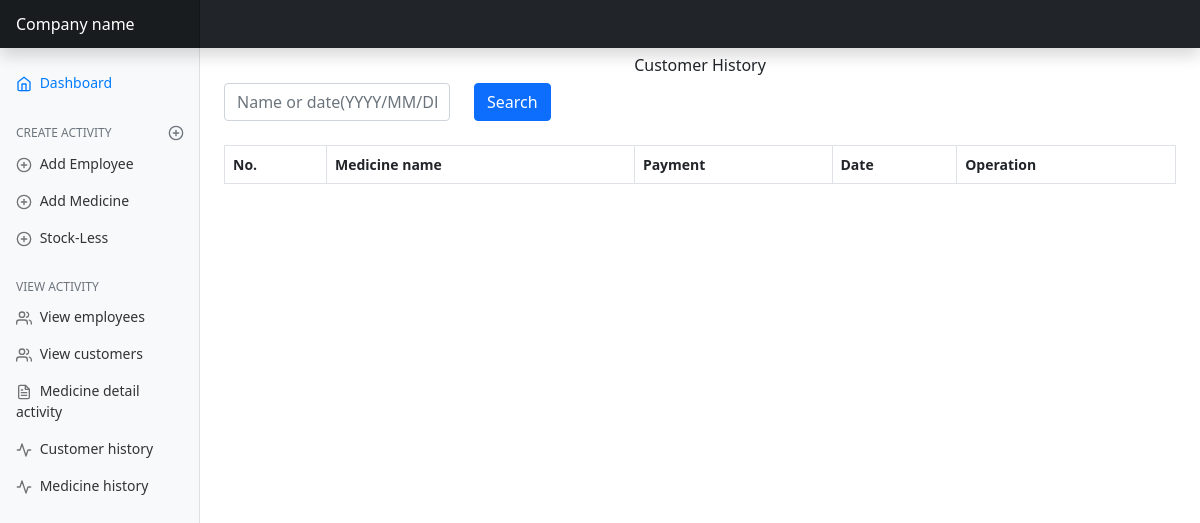
Before: /customer-histories/ with the older database file.
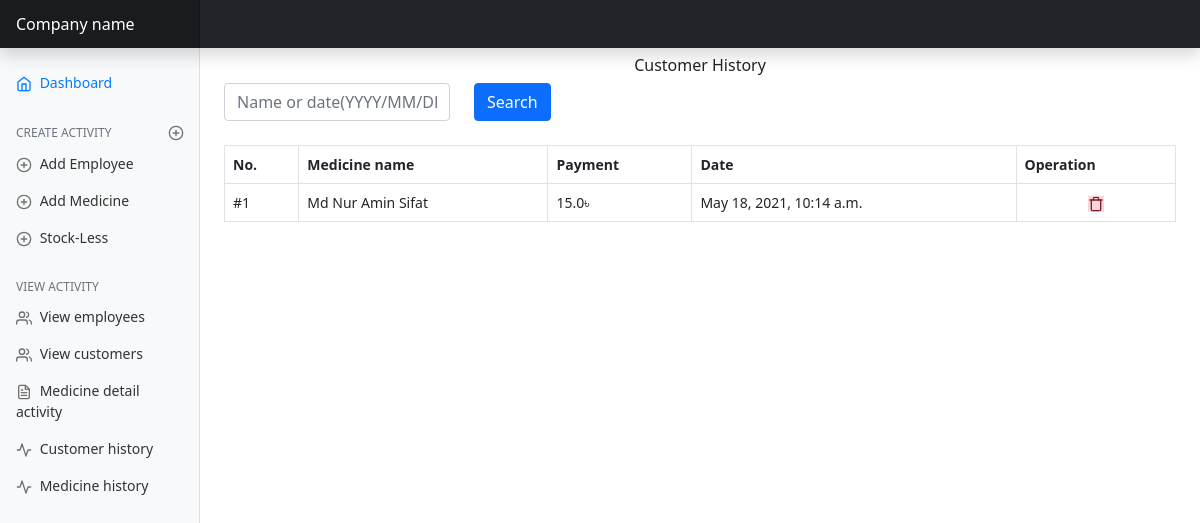
After: the same page with the newer database file.
### mainApp/models/customer.py (models this page shows, shortened)
class CustomerHistory(TimeStamp):
    name = models.ForeignKey(Customer, on_delete=models.SET_NULL, blank=True, null=True)
    payment = models.FloatField(default=0.0)
    class Meta:
        ordering = ('-created_at',)
        verbose_name_plural = "Customers Histories"

class Customer(Common, TimeStamp):
    customer_name = models.CharField(max_length=255)
    medicine_price = models.FloatField(default=0.0)
    payment = models.FloatField(blank=True, default=0.0, null=True)
    payment_at_a_time = models.FloatField(default=0)
    def __str__(self):
        return self.customer_name
    class Meta:
        ordering = ('-created_at',)

### mainApp/views/customer_view.py (the view)
# urls.py: path('customer-histories/', customer_view.CustomerHistoryView.as_view(), name='customer-histories'),
class CustomerHistoryView(View):
    def get(self, request):
        history = CustomerHistory.objects.all()
        search = request.GET.get('q')
        if search:
            history = MedicineHistory.objects.filter(
                Q(created_at__icontains=search) | Q(name__customer_name__iscontains=search)
            ).distinct()
        page = request.GET.get('page', 1)
        paginator = Paginator(history, per_page=5)
        try:
            all_history = paginator.page(page)
        except PageNotAnInteger as e:
            all_history = paginator.page(1)
        except EmptyPage:
            all_history = Paginator.page(paginator.num_pages)
        print("Alll histories", all_history)
        return render(request, 'customer/customer_history.html', {
            'histories': all_history,
        })

### mainApp/templates/customer/customer_history.html (shortened to what this page needs)
{% extends 'base.html' %}
{% block content %}
    <h6 class="text-center mt-2">Customer History</h6>
    <div class="col-lg-6 col-md-6 col-sm-12 text-center mb-4 align-items-center">
        <form class="row mb-4" method="GET">
            <div class="col-md-6">
                <input type="text" name="q" class="form-control" placeholder="Name or date(YYYY/MM/DD)"
                       aria-label="First name">
            </div>
            <div class="col-md-2">
                <input type="submit" class="btn btn-primary" VALUE="Search"/>
            </div>
        </form>
    </div>
    <table id="example" class="table table-bordered" style="width:100%">
        <thead>
        <tr>
            <th>No.</th>
            <th>Medicine name</th>
            <th>Payment</th>
            <th>Date</th>
            <th>Operation</th>
        </tr>
        </thead>
        <tbody id="tbody">
        {% for history in histories %}
            <tr>
                <td>#{{ forloop.counter }}</td>
                <td>{{ history.name }}</td>
                <td>{{ history.payment }}৳</td>
                <td>{{ history.created_at }}</td>
                <td style="text-align: center">
                    <a href="{% url 'customer-histories-delete' history.id %}">
                        <span class="alert-danger" data-feather="trash"></span>
                    </a>
                </td>
            </tr>
        {% endfor %}
        </tbody>
    </table>
{% endblock content %}

Changed rows visible on the page:
added CustomerHistory: name "Md Nur Amin Sifat", payment "15.0", created_at "May 18, 2021, 10:14 a.m."
